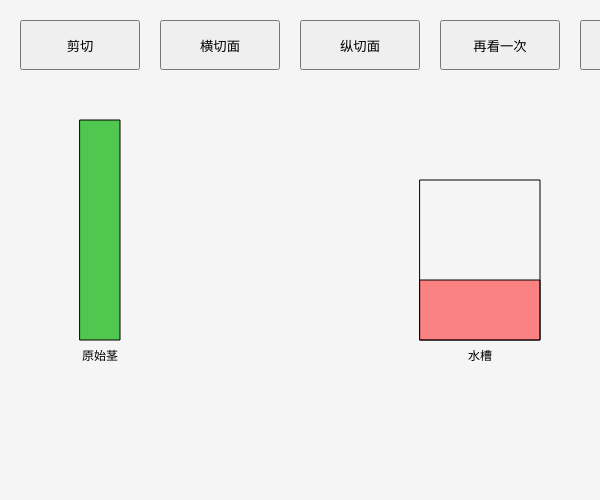
Frame 1 (no input)
Frame 60 (no input): identical to frame 1, image omitted
Frame 120 (the mouse pressed at the canvas centre since frame 60): identical to frame 1, image omitted

The p5.js sketch that drew this single still picture (run headless with seeded random() and noise() and a simulated clock; from frame 60 on, the mouse is pressed at the canvas centre):

// p5.js sketch
// ── sketch.js
let cutButton, crossButton, longButton, restartButton, resetButton;
let stemCut = false;
let stemPiece = null;

let hasSeenCross = false;
let hasSeenLong = false;

let inTank = false;
let waterProgress = 0; // 0 ~ 1 表示水上升比例
let resetting = false; // 是否正在复原动画
let resetAlpha = 255;  // 渐变透明度

// tank position
let tankX = 420, tankY = 180, tankW = 120, tankH = 160; // 高度从200减到160
let baseWaterHeight = 60; // 初始水位高度（原来20，现在改成60）

function setup() {
  createCanvas(600, 500); // 固定大小

  let buttonWidth = 120;
  let buttonHeight = 50; // 按钮高度加大，确保触摸设备可以更容易点击

  // 设置按钮位置和大小，避免重叠
  cutButton = createButton("剪切");
  cutButton.position(20, 20);
  cutButton.size(buttonWidth, buttonHeight);
  cutButton.mousePressed(cutStem);

  crossButton = createButton("横切面");
  crossButton.position(160, 20);  // 调整按钮间距
  crossButton.size(buttonWidth, buttonHeight);
  crossButton.mousePressed(() => { hasSeenCross = true; });

  longButton = createButton("纵切面");
  longButton.position(300, 20);  // 调整按钮间距
  longButton.size(buttonWidth, buttonHeight);
  longButton.mousePressed(() => { hasSeenLong = true; });

  restartButton = createButton("再看一次");
  restartButton.position(440, 20); // 调整按钮位置
  restartButton.size(buttonWidth, buttonHeight);
  restartButton.mousePressed(() => {
    if (inTank) waterProgress = 0;
  });

  resetButton = createButton("复原");
  resetButton.position(580, 20); // 调整按钮位置
  resetButton.size(buttonWidth, buttonHeight);
  resetButton.mousePressed(startResetAnimation);
}

// 触摸设备支持
function touchStarted() {
  // 防止其他默认行为干扰按钮点击
  return false; 
}

function draw() {
  background(245);

  // 如果正在复原 → 渐隐
  if (resetting) {
    resetAlpha -= 10;
    if (resetAlpha <= 0) {
      performReset(); // 真正重置
      resetting = false;
    }
  } else if (resetAlpha < 255) {
    resetAlpha += 10; // 渐显
  }

  push();
  tint(255, resetAlpha); // 应用透明度给所有图形

  // 左侧原始茎
  drawOriginalStem();

  // 中央：横切面 & 纵切面
  if (hasSeenCross) drawCrossSection(250, 150, 60);
  if (hasSeenLong) drawLongSection(250, 320, 60, 140);

  // 右侧水槽
  drawTank();

  // 切下来的茎段
  if (stemPiece) {
    stemPiece.show();
    stemPiece.drag(hasSeenCross && hasSeenLong); // 必须先看完切面
    if (stemPiece.insideWater(tankX, tankY, tankW, tankH, baseWaterHeight)) {
      inTank = true;
      if (waterProgress < 1) {
        waterProgress += 0.0015; // 水逐渐上升（减半速度）
      }
    }
    fill(0);
    textAlign(CENTER);
    text("切下的茎段", stemPiece.x + stemPiece.w / 2, stemPiece.y + stemPiece.h + 15);
  }

  // 如果在水槽中 → 更新切面显示
  if (inTank) {
    if (hasSeenLong) drawLongSectionWater(250, 320, 60, 140, waterProgress);
    if (hasSeenCross) drawCrossSectionWater(250, 150, 60, waterProgress);
  }

  pop();
}

// 原始茎
function drawOriginalStem() {
  fill(80, 200, 80);
  rect(80, 120, 40, 220);
  fill(0);
  textAlign(CENTER);
  text("原始茎", 100, 360);
}

// 横切面
function drawCrossSection(x, y, r) {
  fill(230, 255, 230);
  stroke(0);
  ellipse(x, y, r * 2, r * 2);

  for (let angle = 0; angle < TWO_PI; angle += PI / 6) {
    let bx = x + cos(angle) * (r * 0.6);
    let by = y + sin(angle) * (r * 0.6);
    fill(100, 200, 100);
    ellipse(bx, by, 14, 14);
  }

  fill(200, 150, 100);
  ellipse(x, y, r * 0.8, r * 0.8);

  fill(0);
  noStroke();
  textAlign(CENTER);
  text("茎的横切面", x, y + r + 20);
}

// 横切面水染色
function drawCrossSectionWater(x, y, r, p) {
  noStroke();
  fill(255, 0, 0, 120); // 红色水
  for (let angle = 0; angle < TWO_PI; angle += PI / 6) {
    let bx = x + cos(angle) * (r * 0.6);
    let by = y + sin(angle) * (r * 0.6);
    ellipse(bx, by, 14 * p, 14 * p);
  }
}

// 纵切面
function drawLongSection(x, y, w, h) {
  stroke(0);
  fill(230, 255, 230);
  rect(x - w / 2, y - h / 2, w, h);

  // 画两条粗绿色线，分别位于两侧
  stroke(120, 200, 120);
  strokeWeight(4); // 增加线的粗细
  line(x - w / 4, y - h / 2, x - w / 4, y + h / 2); // 左侧绿色线
  line(x + w / 4, y - h / 2, x + w / 4, y + h / 2); // 右侧绿色线

  fill(0);
  noStroke();
  textAlign(CENTER);
  text("茎的纵切面", x, y + h / 2 + 20);
}

// 纵切面水柱
function drawLongSectionWater(x, y, w, h, p) {
  noStroke();
  fill(255, 0, 0, 150); // 红色水

  // 计算水柱的高度
  let waterHeight = h * p;

  // 仅在绿色线的区域绘制水柱
  rect(x - w / 4 - 5, y + h / 2 - waterHeight, 10, waterHeight); // 左侧绿色线上的水柱
  rect(x + w / 4 - 5, y + h / 2 - waterHeight, 10, waterHeight); // 右侧绿色线上的水柱
}

// 水槽
function drawTank() {
  stroke(0);
  noFill();
  rect(tankX, tankY, tankW, tankH);

  fill(255, 0, 0, 120); // 红色水
  rect(tankX, tankY + tankH - baseWaterHeight, tankW, baseWaterHeight);

  fill(0);
  noStroke();
  textAlign(CENTER);
  text("水槽", tankX + tankW / 2, tankY + tankH + 20);
}

// ========== 茎段类 ========== 
class StemPiece {
  constructor(x, y, w, h) {
    this.x = x;
    this.y = y;
    this.w = w;
    this.h = h;
    this.dragging = false;
    this.offsetX = 0;
    this.offsetY = 0;
  }

  show() {
    // 画成一个立体的圆柱
    fill(80, 200, 80);
    rect(this.x, this.y, this.w, this.h);
    fill(100, 220, 100);
    ellipse(this.x + this.w / 2, this.y, this.w, 15); // 上圆面
    ellipse(this.x + this.w / 2, this.y + this.h, this.w, 15); // 下圆面
  }

  drag(allowed) {
    if (allowed && this.dragging) {
      this.x = mouseX + this.offsetX;
      this.y = mouseY + this.offsetY;
    }
  }

  pressed() {
    if (mouseX > this.x && mouseX < this.x + this.w &&
      mouseY > this.y && mouseY < this.y + this.h) {
      this.dragging = true;
      this.offsetX = this.x - mouseX;
      this.offsetY = this.y - mouseY;
    }
  }

  released() {
    this.dragging = false;
  }

  // 只检测水区
  insideWater(tx, ty, tw, th, waterH) {
    let waterTop = ty + th - waterH;
    return (this.x > tx && this.x < tx + tw &&
      this.y + this.h > waterTop && this.y < ty + th);
  }
}

// 鼠标/触摸事件
function touchStarted() {
  if (stemPiece) stemPiece.pressed();
  return false; // 防止默认触摸事件
}

function touchEnded() {
  if (stemPiece) stemPiece.released();
  return false;
}

function cutStem() {
  if (!stemCut) {
    stemPiece = new StemPiece(430, 50, 40, 60); // 位置调高 y=50
    stemCut = true;
  }
}

// 开始复原动画
function startResetAnimation() {
  resetting = true;
  resetAlpha = 255;
}

// 真正复原
function performReset() {
  stemCut = false;
  stemPiece = null;
  hasSeenCross = false;
  hasSeenLong = false;
  inTank = false;
  waterProgress = 0;
  resetAlpha = 0; // 复原后从透明开始，再慢慢显现
}
